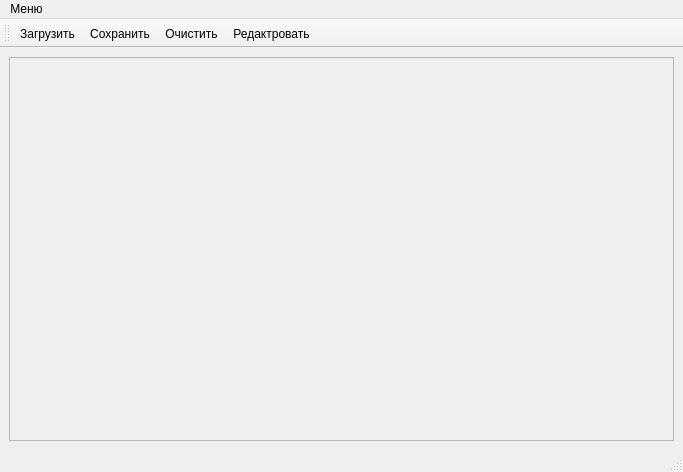
<?xml version="1.0" encoding="UTF-8"?>
<ui version="4.0">
 <class>Timirbaev_Ernest_MainWindow</class>
 <widget class="QMainWindow" name="Timirbaev_Ernest_MainWindow">
  <property name="geometry">
   <rect>
    <x>0</x>
    <y>0</y>
    <width>683</width>
    <height>472</height>
   </rect>
  </property>
  <property name="windowTitle">
   <string>Timirbaev_Ernest_MainWindow</string>
  </property>
  <widget class="QWidget" name="centralwidget">
   <layout class="QGridLayout" name="gridLayout">
    <item row="0" column="0">
     <widget class="QScrollArea" name="scrollArea">
      <property name="widgetResizable">
       <bool>true</bool>
      </property>
      <widget class="QWidget" name="scrollAreaWidgetContents">
       <property name="geometry">
        <rect>
         <x>0</x>
         <y>0</y>
         <width>659</width>
         <height>353</height>
        </rect>
       </property>
      </widget>
     </widget>
    </item>
   </layout>
  </widget>
  <widget class="QMenuBar" name="menubar">
   <property name="geometry">
    <rect>
     <x>0</x>
     <y>0</y>
     <width>683</width>
     <height>25</height>
    </rect>
   </property>
   <widget class="QMenu" name="menu">
    <property name="title">
     <string>Меню</string>
    </property>
    <addaction name="action"/>
    <addaction name="action_2"/>
    <addaction name="action_3"/>
    <addaction name="action_4"/>
   </widget>
   <addaction name="menu"/>
  </widget>
  <widget class="QStatusBar" name="statusbar"/>
  <widget class="QToolBar" name="toolBar">
   <property name="windowTitle">
    <string>toolBar</string>
   </property>
   <attribute name="toolBarArea">
    <enum>TopToolBarArea</enum>
   </attribute>
   <attribute name="toolBarBreak">
    <bool>false</bool>
   </attribute>
   <addaction name="action"/>
   <addaction name="action_2"/>
   <addaction name="action_3"/>
   <addaction name="action_4"/>
  </widget>
  <action name="action">
   <property name="icon">
    <iconset theme="QIcon::ThemeIcon::DocumentPageSetup"/>
   </property>
   <property name="text">
    <string>Загрузить</string>
   </property>
  </action>
  <action name="action_2">
   <property name="icon">
    <iconset theme="QIcon::ThemeIcon::DocumentSave"/>
   </property>
   <property name="text">
    <string>Сохранить</string>
   </property>
  </action>
  <action name="action_3">
   <property name="icon">
    <iconset theme="QIcon::ThemeIcon::EditDelete"/>
   </property>
   <property name="text">
    <string>Очистить</string>
   </property>
  </action>
  <action name="action_4">
   <property name="icon">
    <iconset theme="QIcon::ThemeIcon::MailMessageNew"/>
   </property>
   <property name="text">
    <string>Редактровать</string>
   </property>
  </action>
 </widget>
 <resources/>
 <connections/>
</ui>
